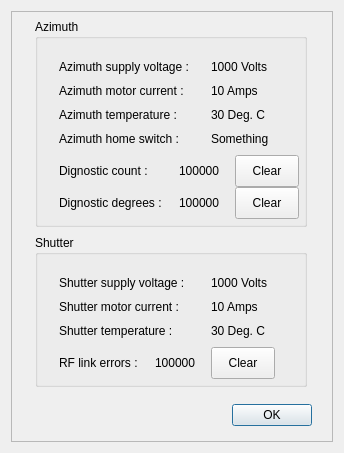
<?xml version="1.0" encoding="UTF-8"?>
<ui version="4.0">
 <class>X2Dome</class>
 <widget class="QDialog" name="X2Dome">
  <property name="geometry">
   <rect>
    <x>0</x>
    <y>0</y>
    <width>344</width>
    <height>453</height>
   </rect>
  </property>
  <property name="minimumSize">
   <size>
    <width>344</width>
    <height>442</height>
   </size>
  </property>
  <property name="maximumSize">
   <size>
    <width>9999</width>
    <height>9999</height>
   </size>
  </property>
  <property name="windowTitle">
   <string>DomePro diagnostic data</string>
  </property>
  <layout class="QVBoxLayout" name="verticalLayout_5">
   <item>
    <widget class="X2Form" name="X2Form">
     <property name="minimumSize">
      <size>
       <width>0</width>
       <height>0</height>
      </size>
     </property>
     <property name="maximumSize">
      <size>
       <width>1024</width>
       <height>768</height>
      </size>
     </property>
     <property name="frameShape">
      <enum>QFrame::StyledPanel</enum>
     </property>
     <property name="frameShadow">
      <enum>QFrame::Raised</enum>
     </property>
     <property name="SerialPortName" stdset="0">
      <string/>
     </property>
     <widget class="QGroupBox" name="MaxDomeIIParams">
      <property name="geometry">
       <rect>
        <x>24</x>
        <y>8</y>
        <width>272</width>
        <height>208</height>
       </rect>
      </property>
      <property name="title">
       <string>Azimuth</string>
      </property>
      <widget class="QLabel" name="label">
       <property name="geometry">
        <rect>
         <x>24</x>
         <y>40</y>
         <width>144</width>
         <height>16</height>
        </rect>
       </property>
       <property name="text">
        <string>Azimuth supply voltage : </string>
       </property>
      </widget>
      <widget class="QLabel" name="label_2">
       <property name="geometry">
        <rect>
         <x>176</x>
         <y>40</y>
         <width>72</width>
         <height>16</height>
        </rect>
       </property>
       <property name="text">
        <string>1000 Volts</string>
       </property>
       <property name="alignment">
        <set>Qt::AlignLeading|Qt::AlignLeft|Qt::AlignVCenter</set>
       </property>
      </widget>
      <widget class="QLabel" name="label_3">
       <property name="geometry">
        <rect>
         <x>24</x>
         <y>64</y>
         <width>144</width>
         <height>16</height>
        </rect>
       </property>
       <property name="text">
        <string>Azimuth motor current :</string>
       </property>
      </widget>
      <widget class="QLabel" name="label_4">
       <property name="geometry">
        <rect>
         <x>176</x>
         <y>64</y>
         <width>72</width>
         <height>16</height>
        </rect>
       </property>
       <property name="text">
        <string>10 Amps</string>
       </property>
       <property name="alignment">
        <set>Qt::AlignLeading|Qt::AlignLeft|Qt::AlignVCenter</set>
       </property>
      </widget>
      <widget class="QLabel" name="label_7">
       <property name="geometry">
        <rect>
         <x>24</x>
         <y>88</y>
         <width>144</width>
         <height>16</height>
        </rect>
       </property>
       <property name="text">
        <string>Azimuth temperature :</string>
       </property>
      </widget>
      <widget class="QLabel" name="label_8">
       <property name="geometry">
        <rect>
         <x>176</x>
         <y>88</y>
         <width>72</width>
         <height>16</height>
        </rect>
       </property>
       <property name="text">
        <string>30 Deg. C</string>
       </property>
       <property name="alignment">
        <set>Qt::AlignLeading|Qt::AlignLeft|Qt::AlignVCenter</set>
       </property>
      </widget>
      <widget class="QLabel" name="label_9">
       <property name="geometry">
        <rect>
         <x>24</x>
         <y>112</y>
         <width>144</width>
         <height>16</height>
        </rect>
       </property>
       <property name="text">
        <string>Azimuth home switch :</string>
       </property>
      </widget>
      <widget class="QLabel" name="label_10">
       <property name="geometry">
        <rect>
         <x>176</x>
         <y>112</y>
         <width>72</width>
         <height>16</height>
        </rect>
       </property>
       <property name="text">
        <string>Something</string>
       </property>
       <property name="alignment">
        <set>Qt::AlignLeading|Qt::AlignLeft|Qt::AlignVCenter</set>
       </property>
      </widget>
      <widget class="QLabel" name="label_11">
       <property name="geometry">
        <rect>
         <x>24</x>
         <y>144</y>
         <width>112</width>
         <height>16</height>
        </rect>
       </property>
       <property name="text">
        <string>Dignostic count :</string>
       </property>
      </widget>
      <widget class="QLabel" name="label_12">
       <property name="geometry">
        <rect>
         <x>144</x>
         <y>144</y>
         <width>56</width>
         <height>16</height>
        </rect>
       </property>
       <property name="text">
        <string>100000</string>
       </property>
       <property name="alignment">
        <set>Qt::AlignLeading|Qt::AlignLeft|Qt::AlignVCenter</set>
       </property>
      </widget>
      <widget class="QLabel" name="label_13">
       <property name="geometry">
        <rect>
         <x>24</x>
         <y>176</y>
         <width>112</width>
         <height>16</height>
        </rect>
       </property>
       <property name="text">
        <string>Dignostic degrees :</string>
       </property>
      </widget>
      <widget class="QLabel" name="label_14">
       <property name="geometry">
        <rect>
         <x>144</x>
         <y>176</y>
         <width>56</width>
         <height>16</height>
        </rect>
       </property>
       <property name="text">
        <string>100000</string>
       </property>
       <property name="alignment">
        <set>Qt::AlignLeading|Qt::AlignLeft|Qt::AlignVCenter</set>
       </property>
      </widget>
      <widget class="QPushButton" name="pushButton">
       <property name="geometry">
        <rect>
         <x>200</x>
         <y>136</y>
         <width>64</width>
         <height>32</height>
        </rect>
       </property>
       <property name="text">
        <string>Clear</string>
       </property>
      </widget>
      <widget class="QPushButton" name="pushButton_2">
       <property name="geometry">
        <rect>
         <x>200</x>
         <y>168</y>
         <width>64</width>
         <height>32</height>
        </rect>
       </property>
       <property name="text">
        <string>Clear</string>
       </property>
      </widget>
     </widget>
     <widget class="QGroupBox" name="groupBox_3">
      <property name="geometry">
       <rect>
        <x>24</x>
        <y>224</y>
        <width>272</width>
        <height>152</height>
       </rect>
      </property>
      <property name="title">
       <string>Shutter</string>
      </property>
      <widget class="QLabel" name="label_15">
       <property name="geometry">
        <rect>
         <x>24</x>
         <y>40</y>
         <width>144</width>
         <height>16</height>
        </rect>
       </property>
       <property name="text">
        <string>Shutter supply voltage : </string>
       </property>
      </widget>
      <widget class="QLabel" name="label_5">
       <property name="geometry">
        <rect>
         <x>176</x>
         <y>40</y>
         <width>72</width>
         <height>16</height>
        </rect>
       </property>
       <property name="text">
        <string>1000 Volts</string>
       </property>
       <property name="alignment">
        <set>Qt::AlignLeading|Qt::AlignLeft|Qt::AlignVCenter</set>
       </property>
      </widget>
      <widget class="QLabel" name="label_16">
       <property name="geometry">
        <rect>
         <x>176</x>
         <y>88</y>
         <width>72</width>
         <height>16</height>
        </rect>
       </property>
       <property name="text">
        <string>30 Deg. C</string>
       </property>
       <property name="alignment">
        <set>Qt::AlignLeading|Qt::AlignLeft|Qt::AlignVCenter</set>
       </property>
      </widget>
      <widget class="QLabel" name="label_6">
       <property name="geometry">
        <rect>
         <x>24</x>
         <y>64</y>
         <width>144</width>
         <height>16</height>
        </rect>
       </property>
       <property name="text">
        <string>Shutter motor current :</string>
       </property>
      </widget>
      <widget class="QLabel" name="label_17">
       <property name="geometry">
        <rect>
         <x>24</x>
         <y>88</y>
         <width>144</width>
         <height>16</height>
        </rect>
       </property>
       <property name="text">
        <string>Shutter temperature :</string>
       </property>
      </widget>
      <widget class="QLabel" name="label_18">
       <property name="geometry">
        <rect>
         <x>176</x>
         <y>64</y>
         <width>72</width>
         <height>16</height>
        </rect>
       </property>
       <property name="text">
        <string>10 Amps</string>
       </property>
       <property name="alignment">
        <set>Qt::AlignLeading|Qt::AlignLeft|Qt::AlignVCenter</set>
       </property>
      </widget>
      <widget class="QLabel" name="label_19">
       <property name="geometry">
        <rect>
         <x>24</x>
         <y>120</y>
         <width>96</width>
         <height>16</height>
        </rect>
       </property>
       <property name="text">
        <string>RF link errors :</string>
       </property>
      </widget>
      <widget class="QLabel" name="label_20">
       <property name="geometry">
        <rect>
         <x>120</x>
         <y>120</y>
         <width>56</width>
         <height>16</height>
        </rect>
       </property>
       <property name="text">
        <string>100000</string>
       </property>
       <property name="alignment">
        <set>Qt::AlignLeading|Qt::AlignLeft|Qt::AlignVCenter</set>
       </property>
      </widget>
      <widget class="QPushButton" name="pushButton_3">
       <property name="geometry">
        <rect>
         <x>176</x>
         <y>112</y>
         <width>64</width>
         <height>32</height>
        </rect>
       </property>
       <property name="text">
        <string>Clear</string>
       </property>
      </widget>
     </widget>
     <widget class="QWidget" name="layoutWidget">
      <property name="geometry">
       <rect>
        <x>88</x>
        <y>384</y>
        <width>213</width>
        <height>40</height>
       </rect>
      </property>
      <layout class="QHBoxLayout" name="horizontalLayout_4">
       <item>
        <spacer name="horizontalSpacer_4">
         <property name="orientation">
          <enum>Qt::Horizontal</enum>
         </property>
         <property name="sizeHint" stdset="0">
          <size>
           <width>40</width>
           <height>20</height>
          </size>
         </property>
        </spacer>
       </item>
       <item>
        <widget class="QPushButton" name="pushButtonOK">
         <property name="text">
          <string>OK</string>
         </property>
         <property name="checkable">
          <bool>false</bool>
         </property>
         <property name="autoDefault">
          <bool>true</bool>
         </property>
         <property name="default">
          <bool>true</bool>
         </property>
        </widget>
       </item>
      </layout>
     </widget>
     <zorder>layoutWidget</zorder>
     <zorder>MaxDomeIIParams</zorder>
     <zorder>groupBox_3</zorder>
    </widget>
   </item>
  </layout>
 </widget>
 <customwidgets>
  <customwidget>
   <class>X2Form</class>
   <extends>QFrame</extends>
   <header>x2form.h</header>
   <container>1</container>
  </customwidget>
 </customwidgets>
 <resources/>
 <connections/>
 <designerdata>
  <property name="gridDeltaX">
   <number>8</number>
  </property>
  <property name="gridDeltaY">
   <number>8</number>
  </property>
  <property name="gridSnapX">
   <bool>true</bool>
  </property>
  <property name="gridSnapY">
   <bool>true</bool>
  </property>
  <property name="gridVisible">
   <bool>true</bool>
  </property>
 </designerdata>
</ui>
